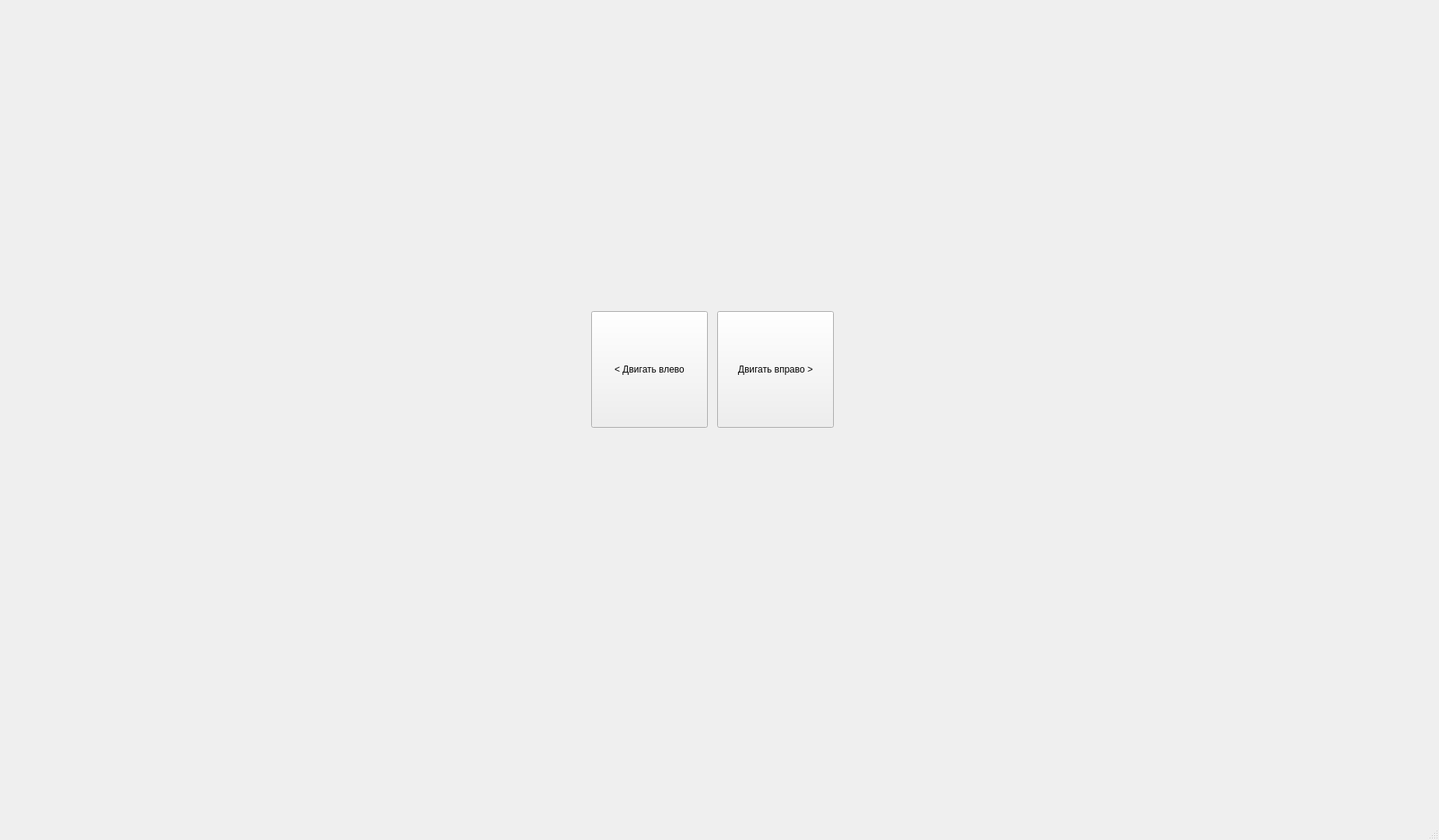
<?xml version="1.0" encoding="UTF-8"?>
<ui version="4.0">
 <class>MainWindow</class>
 <widget class="QMainWindow" name="MainWindow">
  <property name="geometry">
   <rect>
    <x>0</x>
    <y>0</y>
    <width>1850</width>
    <height>1080</height>
   </rect>
  </property>
  <property name="minimumSize">
   <size>
    <width>1850</width>
    <height>1080</height>
   </size>
  </property>
  <property name="maximumSize">
   <size>
    <width>1850</width>
    <height>1080</height>
   </size>
  </property>
  <property name="windowTitle">
   <string>MainWindow</string>
  </property>
  <widget class="QWidget" name="centralwidget">
   <widget class="QPushButton" name="pushButton">
    <property name="geometry">
     <rect>
      <x>922</x>
      <y>400</y>
      <width>150</width>
      <height>150</height>
     </rect>
    </property>
    <property name="text">
     <string>Двигать вправо &gt;</string>
    </property>
   </widget>
   <widget class="QPushButton" name="pushButton_2">
    <property name="geometry">
     <rect>
      <x>760</x>
      <y>400</y>
      <width>150</width>
      <height>150</height>
     </rect>
    </property>
    <property name="text">
     <string>&lt; Двигать влево</string>
    </property>
   </widget>
  </widget>
  <widget class="QMenuBar" name="menubar">
   <property name="geometry">
    <rect>
     <x>0</x>
     <y>0</y>
     <width>1850</width>
     <height>22</height>
    </rect>
   </property>
  </widget>
  <widget class="QStatusBar" name="statusbar"/>
 </widget>
 <resources/>
 <connections/>
</ui>
